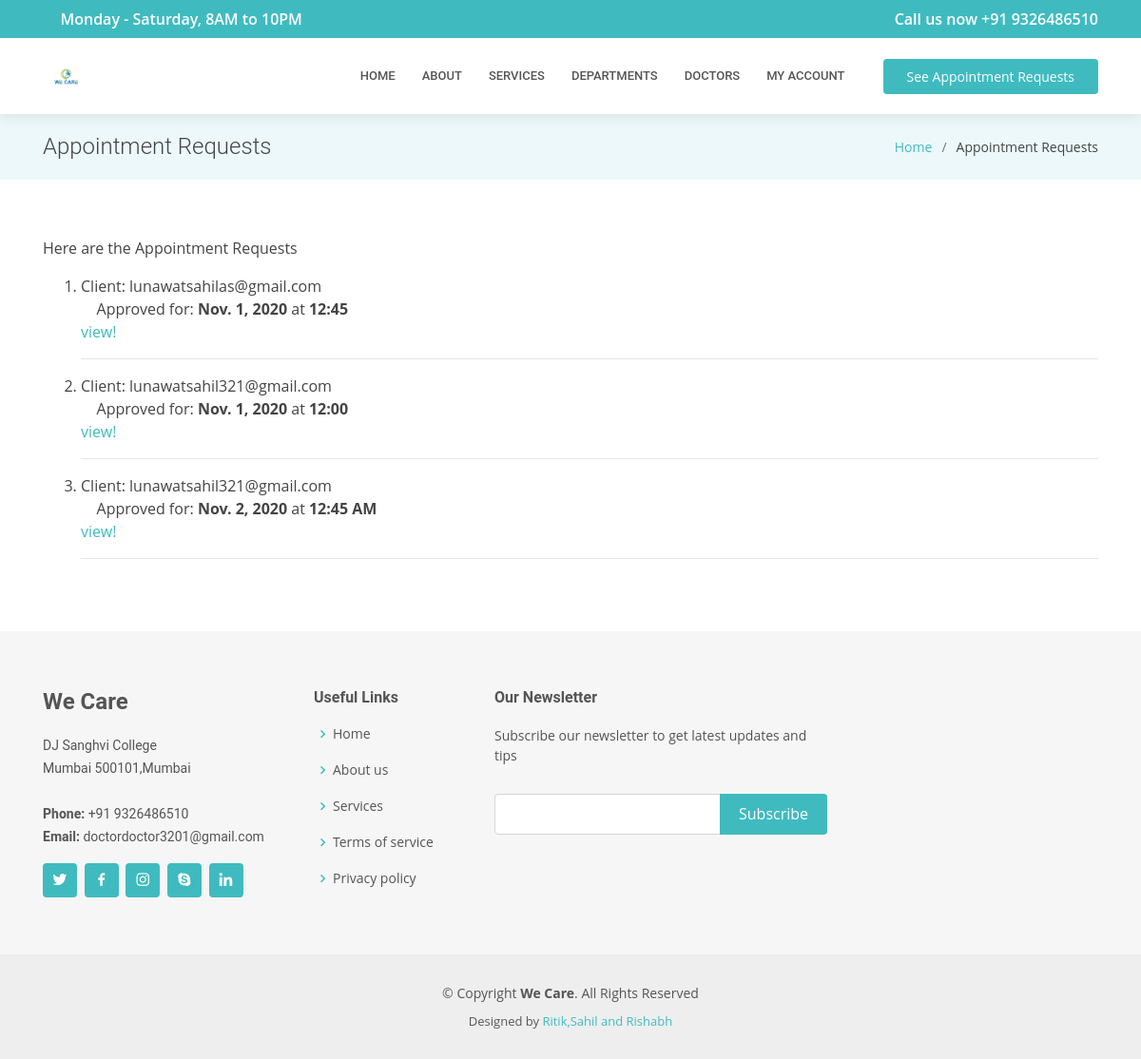
Page /doctor-portal/see-schedule/ (signed in) on the committed database.
### accounts/models.py (models this page shows, shortened)
class Appointment(models.Model):
    id              = models.AutoField(primary_key=True)
    doctor          = models.ForeignKey(Doctor,related_name='appointment_doctor',on_delete=models.CASCADE)
    patient         = models.ForeignKey(Patient,related_name='appointment_patient',on_delete=models.CASCADE)
    day1            = models.DateField(blank=True, editable=True,null=True)
    day2            = models.DateField(blank=True, editable=True,null=True)
    day3            = models.DateField(blank=True, editable=True,null=True)
    message         = models.CharField(blank=True, null=True, max_length=512)
    approved_for    = models.CharField(blank=True, editable=True,null=True, max_length=10)
    approved_time   = models.CharField(blank=True, editable=True,null=True, max_length=10)
    class Meta:
        verbose_name = 'Appointment'

class CustomUser(AbstractUser):
    id              = models.AutoField(primary_key=True)
    username        = models.CharField(max_length=30,null=True,blank=True)
    fullname        = models.CharField(blank=True, null=True, max_length=255)##
    is_doctor       = models.BooleanField(default=False, blank=True, null=True)
    password        = models.CharField(max_length=255)
    email           = models.EmailField(max_length=254, unique=True)
    date_of_birth   = models.DateField(blank=True, editable=True,null=True)
    date_created    = models.DateField(auto_now=True, editable=False)
    is_active       = models.BooleanField(default=True)
    is_admin        = models.BooleanField(default=False)
    USERNAME_FIELD  = 'email'
    REQUIRED_FIELDS = []
    objects = CustomUserManager()
    def __str__(self):
        return str(self.email)

### accounts/views.py (the view)
# urls.py: url(r'^doctor-portal/see-schedule/$',views.see_schedule.as_view(),name='see_schedule'),
class see_schedule(PermissionRequiredMixin, ListView):
    permission_required = 'accounts.view_appointment'
    model = Appointment
    template_name = 'accounts/doctor_schedule.html'
    context_object_name = 'schedule'
    def get_queryset(self):
        queryset = super().get_queryset()
        queryset = Appointment.objects.filter(doctor=self.request.user)
        return queryset

### accounts/templatetags/profile_tags.py (called while the page is built)
@register.filter(name='has_group')
def has_group(user, group_name):
    return user.groups.filter(name=group_name).exists()

### accounts/templates/accounts/doctor_schedule.html (shortened to what this page needs)
{% extends "DoctorDoctor/base.html" %}
{% block title_page %}Appointment Requests{% endblock %}
{% block title_in_li %}Appointment Requests{% endblock %}
{% block inner_page %}
Here are the Appointment Requests
<ol>
    {% for a in schedule %}
    <li>
        Client: {{a.patient}}<br>
        {% if a.approved_for == '1' %}
        <i class="icofont-tick-boxed"></i> Approved for: <strong>{{a.day1}}</strong> at <strong>{{a.approved_time}}</strong>
        {% elif a.approved_for == '2' %}
        <i class="icofont-tick-boxed"></i> Approved for: <strong>{{a.day2}}</strong> at <strong>{{a.approved_time}}</strong>
        {% elif a.approved_for == '3' %}
        <i class="icofont-tick-boxed"></i> Approved for: <strong>{{a.day3}}</strong> at <strong>{{a.approved_time}}</strong>
        {% else %}
        Day 1: {{a.day1}}<br>
        Day 2: {{a.day2}}<br>
        Day 3: {{a.day3}}<br>
        <i class="icofont-close-squared-alt"></i> Not yet approved!
        {% endif %}
        <br><a href="{% url 'accounts:detail_appointment' pk=a.id %}">view!</a><hr>
    </li>
    {% endfor %}
</ol>
{% endblock %}

### static/DoctorDoctor/assets/css/style.css (style rules this page uses)
body { font-family: "Open Sans", sans-serif; color: #444444; }
a { color: #3fbbc0; }

### rows in the picture
Appointment: patient "lunawatsahilas@gmail.com", day2 "Nov. 1, 2020", approved_time "12:45"
Appointment: patient "lunawatsahil321@gmail.com", day2 "Nov. 1, 2020", approved_time "12:00"
Appointment: patient "lunawatsahil321@gmail.com", day1 "Nov. 2, 2020", approved_time "12:45 AM"
